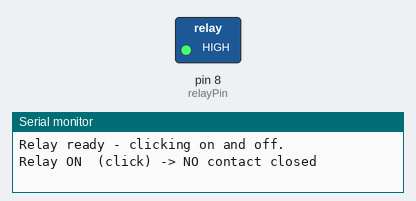
Bench run of a sketch on a simulated Arduino Mega 2560, built with avr-gcc and run on an emulated ATmega2560. Shown: switched loads named in the sketch (green lamp = pin HIGH), the last lines printed to the serial monitor.

Above: at 0.7 s.
At 5.2 s:
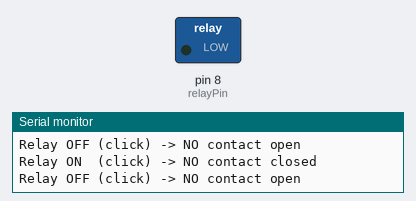
Timing chart, 0 to 6.9 s (numbered marks = the images above):
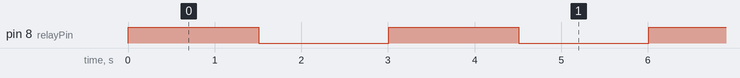

The sketch:

28_Relay.ino
```cpp
/*
 * 28_Relay
 * A relay is an electrically-controlled mechanical switch: a small 5V signal
 * from the Arduino flips a much bigger circuit on or off (you hear it CLICK).
 * Driving it is just like an LED - HIGH energizes the coil. We toggle it on a
 * timer and narrate over Serial so .\scripts\monitor.ps1 shows each click.
 *
 * Wiring (Mega 2560):
 *   Relay IN -> pin 8     Relay VCC -> 5V     Relay GND -> GND
 *
 * Watch it:  .\scripts\upload.ps1 28_Relay  then  .\scripts\monitor.ps1
 */

int relayPin = 8;

void setup() {
  pinMode(relayPin, OUTPUT);
  Serial.begin(9600);
  Serial.println("Relay ready - clicking on and off.");
}

void loop() {
  digitalWrite(relayPin, HIGH);                 // coil energized
  Serial.println("Relay ON  (click) -> NO contact closed");
  delay(1500);

  digitalWrite(relayPin, LOW);                  // coil released
  Serial.println("Relay OFF (click) -> NO contact open");
  delay(1500);
}
```

Measured:
- by itself, pin 8 (relayPin): alternates HIGH for 1.5 s and LOW for 1.5 s
